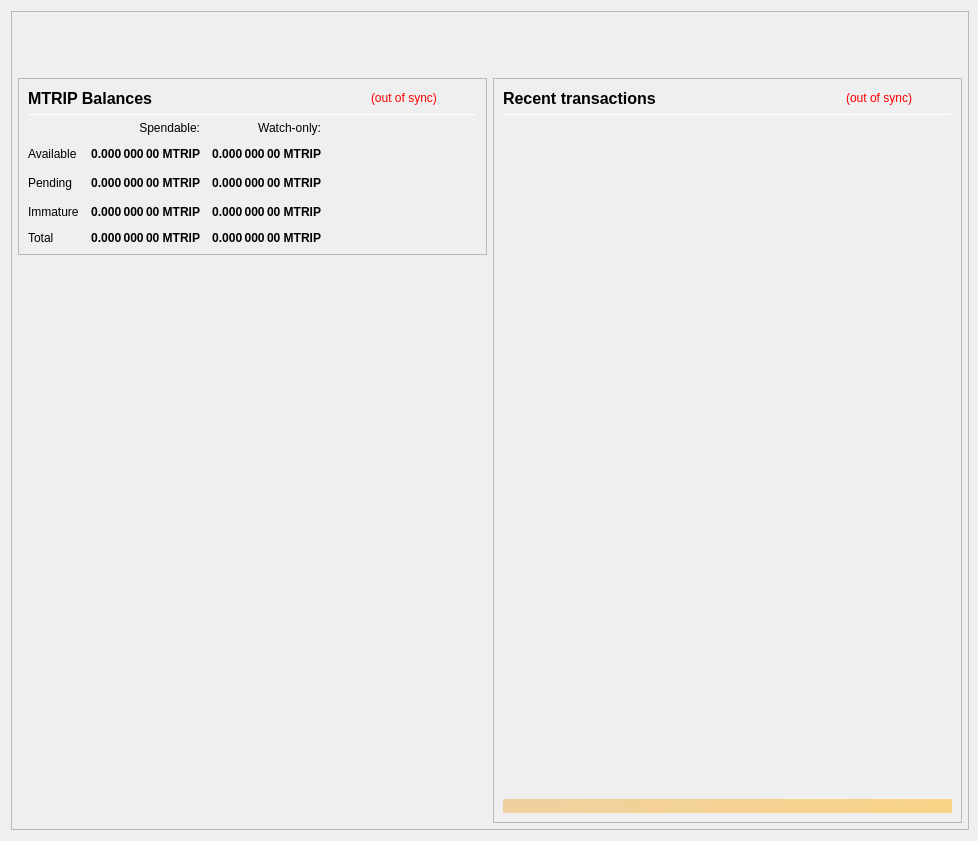
<?xml version="1.0" encoding="UTF-8"?>
<ui version="4.0">
 <class>OverviewPage</class>
 <widget class="QWidget" name="OverviewPage">
  <property name="geometry">
   <rect>
    <x>0</x>
    <y>0</y>
    <width>978</width>
    <height>841</height>
   </rect>
  </property>
  <property name="minimumSize">
   <size>
    <width>960</width>
    <height>682</height>
   </size>
  </property>
  <property name="font">
   <font>
    <weight>50</weight>
    <bold>false</bold>
   </font>
  </property>
  <property name="windowTitle">
   <string>Form</string>
  </property>
  <layout class="QVBoxLayout" name="topLayout" stretch="0">
   <property name="rightMargin">
    <number>9</number>
   </property>
   <item>
    <widget class="QFrame" name="frame_BG">
     <property name="minimumSize">
      <size>
       <width>850</width>
       <height>610</height>
      </size>
     </property>
     <property name="maximumSize">
      <size>
       <width>16777215</width>
       <height>16777215</height>
      </size>
     </property>
     <property name="frameShape">
      <enum>QFrame::StyledPanel</enum>
     </property>
     <property name="frameShadow">
      <enum>QFrame::Raised</enum>
     </property>
     <layout class="QVBoxLayout" name="verticalLayout_3" stretch="0">
      <property name="leftMargin">
       <number>0</number>
      </property>
      <property name="topMargin">
       <number>0</number>
      </property>
      <property name="rightMargin">
       <number>0</number>
      </property>
      <property name="bottomMargin">
       <number>6</number>
      </property>
      <item>
       <layout class="QVBoxLayout" name="verticalLayout_Master" stretch="0,1">
        <property name="leftMargin">
         <number>0</number>
        </property>
        <property name="topMargin">
         <number>0</number>
        </property>
        <property name="rightMargin">
         <number>0</number>
        </property>
        <property name="bottomMargin">
         <number>0</number>
        </property>
        <item>
         <widget class="QFrame" name="frame_Header">
          <layout class="QVBoxLayout" name="verticalLayout_Header" stretch="0">
           <property name="leftMargin">
            <number>0</number>
           </property>
           <property name="topMargin">
            <number>0</number>
           </property>
           <property name="rightMargin">
            <number>0</number>
           </property>
           <property name="bottomMargin">
            <number>0</number>
           </property>
           <item>
            <layout class="QHBoxLayout" name="horizontalLayout_Header" stretch="1,0">
             <property name="spacing">
              <number>6</number>
             </property>
             <item>
              <spacer name="horizontalSpacer_Header">
               <property name="orientation">
                <enum>Qt::Horizontal</enum>
               </property>
               <property name="sizeHint" stdset="0">
                <size>
                 <width>40</width>
                 <height>20</height>
                </size>
               </property>
              </spacer>
             </item>
             <item>
              <widget class="QLabel" name="labelOverviewHeaderRight">
               <property name="minimumSize">
                <size>
                 <width>464</width>
                 <height>60</height>
                </size>
               </property>
               <property name="maximumSize">
                <size>
                 <width>16777215</width>
                 <height>60</height>
                </size>
               </property>
               <property name="font">
                <font>
                 <pointsize>14</pointsize>
                </font>
               </property>
               <property name="text">
                <string/>
               </property>
               <property name="alignment">
                <set>Qt::AlignRight|Qt::AlignTrailing|Qt::AlignVCenter</set>
               </property>
              </widget>
             </item>
            </layout>
           </item>
          </layout>
         </widget>
        </item>
        <item>
         <widget class="QFrame" name="frame_Content">
          <layout class="QVBoxLayout" name="verticalLayout_Content">
           <property name="leftMargin">
            <number>6</number>
           </property>
           <property name="topMargin">
            <number>0</number>
           </property>
           <property name="rightMargin">
            <number>6</number>
           </property>
           <property name="bottomMargin">
            <number>0</number>
           </property>
           <item>
            <layout class="QHBoxLayout" name="horizontalLayout_Content" stretch="1,1">
             <property name="spacing">
              <number>6</number>
             </property>
             <item>
              <layout class="QVBoxLayout" name="verticalLayout_left" stretch="0,0">
               <item>
                <widget class="QFrame" name="frameBalances">
                 <property name="frameShape">
                  <enum>QFrame::StyledPanel</enum>
                 </property>
                 <property name="frameShadow">
                  <enum>QFrame::Raised</enum>
                 </property>
                 <layout class="QVBoxLayout" name="verticalLayout_4">
                  <item>
                   <layout class="QHBoxLayout" name="hlBalancesHeader" stretch="2,0,0">
                    <property name="spacing">
                     <number>6</number>
                    </property>
                    <item>
                     <widget class="QLabel" name="labelBalances">
                      <property name="minimumSize">
                       <size>
                        <width>0</width>
                        <height>0</height>
                       </size>
                      </property>
                      <property name="font">
                       <font>
                        <pointsize>12</pointsize>
                        <weight>75</weight>
                        <bold>true</bold>
                       </font>
                      </property>
                      <property name="text">
                       <string>MTRIP Balances</string>
                      </property>
                     </widget>
                    </item>
                    <item>
                     <widget class="QLabel" name="labelWalletStatus">
                      <property name="cursor">
                       <cursorShape>WhatsThisCursor</cursorShape>
                      </property>
                      <property name="toolTip">
                       <string>The displayed information may be out of date. Your wallet automatically synchronizes with the Maketrip network after a connection is established, but this process has not completed yet.</string>
                      </property>
                      <property name="styleSheet">
                       <string notr="true">QLabel { color: red; }</string>
                      </property>
                      <property name="text">
                       <string notr="true">(out of sync)</string>
                      </property>
                      <property name="alignment">
                       <set>Qt::AlignLeading|Qt::AlignLeft|Qt::AlignVCenter</set>
                      </property>
                     </widget>
                    </item>
                    <item>
                     <spacer name="hsBalancesHeader">
                      <property name="orientation">
                       <enum>Qt::Horizontal</enum>
                      </property>
                      <property name="sizeHint" stdset="0">
                       <size>
                        <width>40</width>
                        <height>20</height>
                       </size>
                      </property>
                     </spacer>
                    </item>
                   </layout>
                  </item>
                  <item>
                   <widget class="Line" name="lineBalances">
                    <property name="minimumSize">
                     <size>
                      <width>0</width>
                      <height>1</height>
                     </size>
                    </property>
                    <property name="maximumSize">
                     <size>
                      <width>16777215</width>
                      <height>1</height>
                     </size>
                    </property>
                    <property name="orientation">
                     <enum>Qt::Horizontal</enum>
                    </property>
                   </widget>
                  </item>
                  <item>
                   <layout class="QGridLayout" name="gridLayout">
                    <property name="spacing">
                     <number>12</number>
                    </property>
                    <item row="2" column="2">
                     <widget class="QLabel" name="labelWatchPending">
                      <property name="font">
                       <font>
                        <weight>75</weight>
                        <bold>true</bold>
                       </font>
                      </property>
                      <property name="cursor">
                       <cursorShape>ArrowCursor</cursorShape>
                      </property>
                      <property name="toolTip">
                       <string>Unconfirmed transactions to watch-only addresses</string>
                      </property>
                      <property name="text">
                       <string notr="true">0.000 000 00 MTRIP</string>
                      </property>
                      <property name="alignment">
                       <set>Qt::AlignRight|Qt::AlignTrailing|Qt::AlignVCenter</set>
                      </property>
                      <property name="textInteractionFlags">
                       <set>Qt::NoTextInteraction</set>
                      </property>
                     </widget>
                    </item>
                    <item row="2" column="1">
                     <widget class="QLabel" name="labelUnconfirmed">
                      <property name="font">
                       <font>
                        <weight>75</weight>
                        <bold>true</bold>
                       </font>
                      </property>
                      <property name="cursor">
                       <cursorShape>ArrowCursor</cursorShape>
                      </property>
                      <property name="toolTip">
                       <string>Total of transactions that have yet to be confirmed, and do not yet count toward the spendable balance</string>
                      </property>
                      <property name="text">
                       <string notr="true">0.000 000 00 MTRIP</string>
                      </property>
                      <property name="alignment">
                       <set>Qt::AlignRight|Qt::AlignTrailing|Qt::AlignVCenter</set>
                      </property>
                      <property name="textInteractionFlags">
                       <set>Qt::NoTextInteraction</set>
                      </property>
                     </widget>
                    </item>
                    <item row="3" column="2">
                     <widget class="QLabel" name="labelWatchImmature">
                      <property name="font">
                       <font>
                        <weight>75</weight>
                        <bold>true</bold>
                       </font>
                      </property>
                      <property name="cursor">
                       <cursorShape>ArrowCursor</cursorShape>
                      </property>
                      <property name="toolTip">
                       <string>Staked or masternode rewards in watch-only addresses that has not yet matured</string>
                      </property>
                      <property name="text">
                       <string notr="true">0.000 000 00 MTRIP</string>
                      </property>
                      <property name="alignment">
                       <set>Qt::AlignRight|Qt::AlignTrailing|Qt::AlignVCenter</set>
                      </property>
                      <property name="textInteractionFlags">
                       <set>Qt::NoTextInteraction</set>
                      </property>
                     </widget>
                    </item>
                    <item row="4" column="0">
                     <widget class="QLabel" name="labelTotalText">
                      <property name="text">
                       <string>Total</string>
                      </property>
                      <property name="textInteractionFlags">
                       <set>Qt::NoTextInteraction</set>
                      </property>
                     </widget>
                    </item>
                    <item row="3" column="1">
                     <widget class="QLabel" name="labelImmature">
                      <property name="font">
                       <font>
                        <weight>75</weight>
                        <bold>true</bold>
                       </font>
                      </property>
                      <property name="cursor">
                       <cursorShape>ArrowCursor</cursorShape>
                      </property>
                      <property name="toolTip">
                       <string>Staked or masternode rewards that has not yet matured</string>
                      </property>
                      <property name="text">
                       <string notr="true">0.000 000 00 MTRIP</string>
                      </property>
                      <property name="alignment">
                       <set>Qt::AlignRight|Qt::AlignTrailing|Qt::AlignVCenter</set>
                      </property>
                      <property name="textInteractionFlags">
                       <set>Qt::NoTextInteraction</set>
                      </property>
                     </widget>
                    </item>
                    <item row="2" column="3">
                     <spacer name="hsBalances">
                      <property name="orientation">
                       <enum>Qt::Horizontal</enum>
                      </property>
                      <property name="sizeHint" stdset="0">
                       <size>
                        <width>40</width>
                        <height>20</height>
                       </size>
                      </property>
                     </spacer>
                    </item>
                    <item row="3" column="0">
                     <widget class="QLabel" name="labelImmatureText">
                      <property name="text">
                       <string>Immature</string>
                      </property>
                      <property name="textInteractionFlags">
                       <set>Qt::NoTextInteraction</set>
                      </property>
                     </widget>
                    </item>
                    <item row="4" column="1">
                     <widget class="QLabel" name="labelTotal">
                      <property name="font">
                       <font>
                        <weight>75</weight>
                        <bold>true</bold>
                       </font>
                      </property>
                      <property name="cursor">
                       <cursorShape>ArrowCursor</cursorShape>
                      </property>
                      <property name="toolTip">
                       <string>Your current total balance</string>
                      </property>
                      <property name="text">
                       <string notr="true">0.000 000 00 MTRIP</string>
                      </property>
                      <property name="alignment">
                       <set>Qt::AlignRight|Qt::AlignTrailing|Qt::AlignVCenter</set>
                      </property>
                      <property name="textInteractionFlags">
                       <set>Qt::NoTextInteraction</set>
                      </property>
                     </widget>
                    </item>
                    <item row="4" column="2">
                     <widget class="QLabel" name="labelWatchTotal">
                      <property name="font">
                       <font>
                        <weight>75</weight>
                        <bold>true</bold>
                       </font>
                      </property>
                      <property name="cursor">
                       <cursorShape>ArrowCursor</cursorShape>
                      </property>
                      <property name="toolTip">
                       <string>Current total balance in watch-only addresses</string>
                      </property>
                      <property name="text">
                       <string notr="true">0.000 000 00 MTRIP</string>
                      </property>
                      <property name="alignment">
                       <set>Qt::AlignRight|Qt::AlignTrailing|Qt::AlignVCenter</set>
                      </property>
                      <property name="textInteractionFlags">
                       <set>Qt::NoTextInteraction</set>
                      </property>
                     </widget>
                    </item>
                    <item row="0" column="2">
                     <widget class="QLabel" name="labelWatchonly">
                      <property name="text">
                       <string>Watch-only:</string>
                      </property>
                      <property name="alignment">
                       <set>Qt::AlignRight|Qt::AlignTrailing|Qt::AlignVCenter</set>
                      </property>
                     </widget>
                    </item>
                    <item row="1" column="0">
                     <widget class="QLabel" name="labelBalanceText">
                      <property name="text">
                       <string>Available</string>
                      </property>
                      <property name="textInteractionFlags">
                       <set>Qt::NoTextInteraction</set>
                      </property>
                     </widget>
                    </item>
                    <item row="1" column="1">
                     <widget class="QLabel" name="labelBalance">
                      <property name="font">
                       <font>
                        <weight>75</weight>
                        <bold>true</bold>
                       </font>
                      </property>
                      <property name="cursor">
                       <cursorShape>ArrowCursor</cursorShape>
                      </property>
                      <property name="toolTip">
                       <string>Your current spendable balance</string>
                      </property>
                      <property name="text">
                       <string notr="true">0.000 000 00 MTRIP</string>
                      </property>
                      <property name="alignment">
                       <set>Qt::AlignRight|Qt::AlignTrailing|Qt::AlignVCenter</set>
                      </property>
                      <property name="textInteractionFlags">
                       <set>Qt::NoTextInteraction</set>
                      </property>
                     </widget>
                    </item>
                    <item row="1" column="2">
                     <widget class="QLabel" name="labelWatchAvailable">
                      <property name="font">
                       <font>
                        <weight>75</weight>
                        <bold>true</bold>
                       </font>
                      </property>
                      <property name="cursor">
                       <cursorShape>ArrowCursor</cursorShape>
                      </property>
                      <property name="toolTip">
                       <string>Your current balance in watch-only addresses</string>
                      </property>
                      <property name="text">
                       <string notr="true">0.000 000 00 MTRIP</string>
                      </property>
                      <property name="alignment">
                       <set>Qt::AlignRight|Qt::AlignTrailing|Qt::AlignVCenter</set>
                      </property>
                      <property name="textInteractionFlags">
                       <set>Qt::NoTextInteraction</set>
                      </property>
                     </widget>
                    </item>
                    <item row="2" column="0">
                     <widget class="QLabel" name="labelPendingText">
                      <property name="text">
                       <string>Pending</string>
                      </property>
                      <property name="textInteractionFlags">
                       <set>Qt::NoTextInteraction</set>
                      </property>
                     </widget>
                    </item>
                    <item row="0" column="1">
                     <widget class="QLabel" name="labelSpendable">
                      <property name="text">
                       <string>Spendable:</string>
                      </property>
                      <property name="alignment">
                       <set>Qt::AlignRight|Qt::AlignTrailing|Qt::AlignVCenter</set>
                      </property>
                     </widget>
                    </item>
                   </layout>
                  </item>
                 </layout>
                </widget>
               </item>
               <item>
                <spacer name="verticalSpacer">
                 <property name="orientation">
                  <enum>Qt::Vertical</enum>
                 </property>
                 <property name="sizeHint" stdset="0">
                  <size>
                   <width>20</width>
                   <height>40</height>
                  </size>
                 </property>
                </spacer>
               </item>
              </layout>
             </item>
             <item>
              <layout class="QVBoxLayout" name="verticalLayout_right" stretch="1">
               <item>
                <widget class="QFrame" name="frame_RecentTransactions">
                 <property name="minimumSize">
                  <size>
                   <width>0</width>
                   <height>0</height>
                  </size>
                 </property>
                 <property name="frameShape">
                  <enum>QFrame::StyledPanel</enum>
                 </property>
                 <property name="frameShadow">
                  <enum>QFrame::Raised</enum>
                 </property>
                 <layout class="QVBoxLayout" name="verticalLayout_1" stretch="0,0,0,0,0">
                  <item>
                   <layout class="QHBoxLayout" name="horizontalLayout_2" stretch="2,0,0">
                    <property name="spacing">
                     <number>3</number>
                    </property>
                    <item>
                     <widget class="QLabel" name="label_4">
                      <property name="minimumSize">
                       <size>
                        <width>0</width>
                        <height>20</height>
                       </size>
                      </property>
                      <property name="font">
                       <font>
                        <pointsize>12</pointsize>
                        <weight>75</weight>
                        <bold>true</bold>
                       </font>
                      </property>
                      <property name="text">
                       <string>Recent transactions</string>
                      </property>
                     </widget>
                    </item>
                    <item>
                     <widget class="QLabel" name="labelTransactionsStatus">
                      <property name="cursor">
                       <cursorShape>WhatsThisCursor</cursorShape>
                      </property>
                      <property name="toolTip">
                       <string>The displayed information may be out of date. Your wallet automatically synchronizes with the Maketrip network after a connection is established, but this process has not completed yet.</string>
                      </property>
                      <property name="styleSheet">
                       <string notr="true">QLabel { color: red; }</string>
                      </property>
                      <property name="text">
                       <string notr="true">(out of sync)</string>
                      </property>
                      <property name="alignment">
                       <set>Qt::AlignRight|Qt::AlignTrailing|Qt::AlignVCenter</set>
                      </property>
                     </widget>
                    </item>
                    <item>
                     <spacer name="horizontalSpacer">
                      <property name="orientation">
                       <enum>Qt::Horizontal</enum>
                      </property>
                      <property name="sizeHint" stdset="0">
                       <size>
                        <width>40</width>
                        <height>20</height>
                       </size>
                      </property>
                     </spacer>
                    </item>
                   </layout>
                  </item>
                  <item>
                   <widget class="Line" name="line">
                    <property name="minimumSize">
                     <size>
                      <width>0</width>
                      <height>1</height>
                     </size>
                    </property>
                    <property name="maximumSize">
                     <size>
                      <width>16777215</width>
                      <height>1</height>
                     </size>
                    </property>
                    <property name="orientation">
                     <enum>Qt::Horizontal</enum>
                    </property>
                   </widget>
                  </item>
                  <item>
                   <widget class="QListView" name="listTransactions">
                    <property name="minimumSize">
                     <size>
                      <width>0</width>
                      <height>0</height>
                     </size>
                    </property>
                    <property name="styleSheet">
                     <string notr="true">QListView { background: transparent; }</string>
                    </property>
                    <property name="frameShape">
                     <enum>QFrame::NoFrame</enum>
                    </property>
                    <property name="verticalScrollBarPolicy">
                     <enum>Qt::ScrollBarAlwaysOff</enum>
                    </property>
                    <property name="horizontalScrollBarPolicy">
                     <enum>Qt::ScrollBarAlwaysOff</enum>
                    </property>
                    <property name="selectionMode">
                     <enum>QAbstractItemView::NoSelection</enum>
                    </property>
                   </widget>
                  </item>
                  <item>
                   <spacer name="verticalSpacer_2">
                    <property name="orientation">
                     <enum>Qt::Vertical</enum>
                    </property>
                    <property name="sizeType">
                     <enum>QSizePolicy::Expanding</enum>
                    </property>
                    <property name="sizeHint" stdset="0">
                     <size>
                      <width>20</width>
                      <height>40</height>
                     </size>
                    </property>
                   </spacer>
                  </item>
                  <item>
                   <widget class="QLabel" name="labelAlerts">
                    <property name="maximumSize">
                     <size>
                      <width>16777215</width>
                      <height>16777215</height>
                     </size>
                    </property>
                    <property name="styleSheet">
                     <string notr="true">background-color: qlineargradient(x1: 0, y1: 0, x2: 1, y2: 0, stop:0 #F0D0A0, stop:1 #F8D488); color:#000000;</string>
                    </property>
                    <property name="text">
                     <string/>
                    </property>
                    <property name="wordWrap">
                     <bool>true</bool>
                    </property>
                    <property name="margin">
                     <number>3</number>
                    </property>
                   </widget>
                  </item>
                 </layout>
                </widget>
               </item>
              </layout>
             </item>
            </layout>
           </item>
          </layout>
         </widget>
        </item>
       </layout>
      </item>
     </layout>
    </widget>
   </item>
  </layout>
 </widget>
 <resources/>
 <connections/>
</ui>
